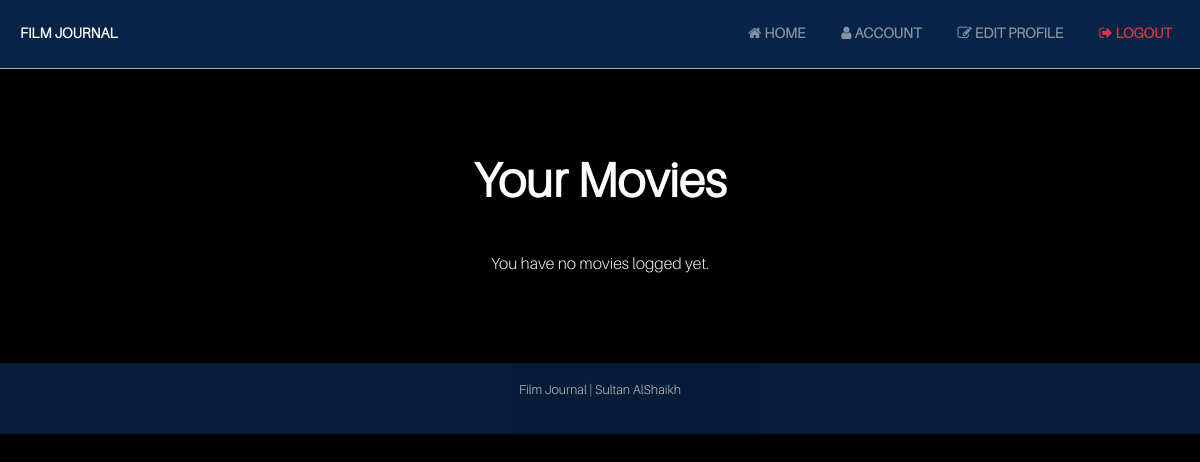
Before: /account (signed in) with the older database file.
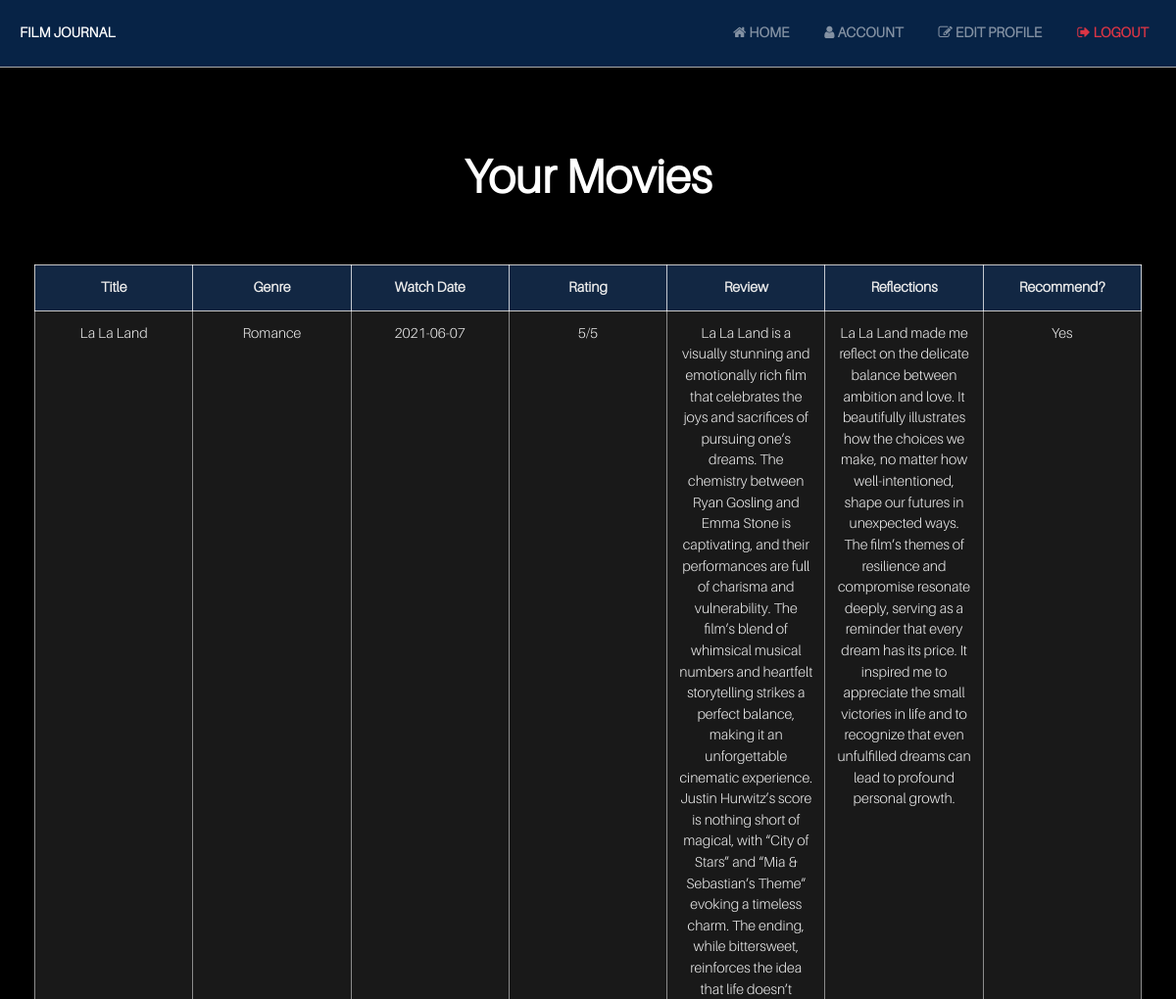
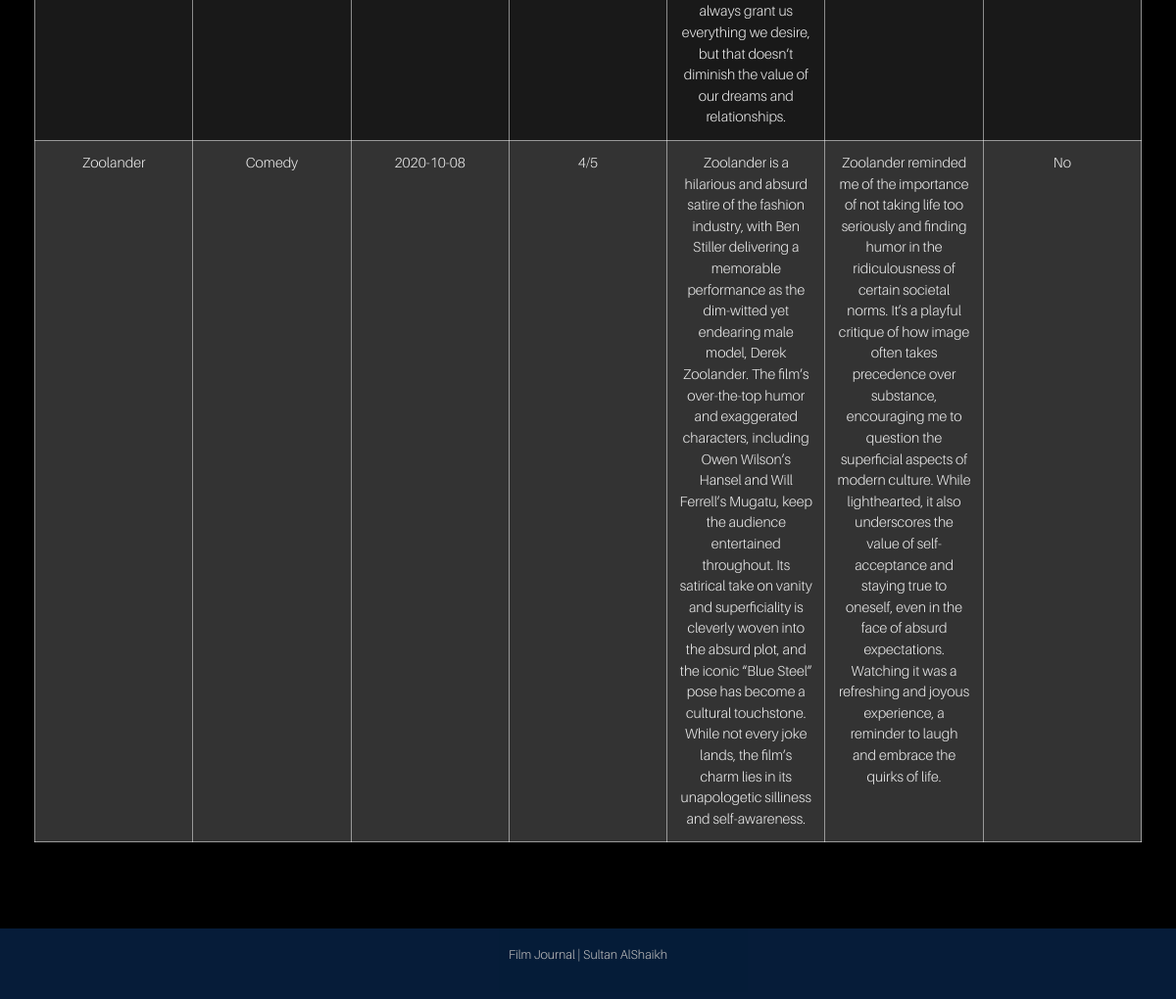
After: the same page with the newer database file (2 pictures, top to bottom).
### app/models.py (models this page shows, shortened)
class Movie(db.Model):
    __tablename__ = 'movie'
    id = db.Column(db.Integer, primary_key=True)
    title = db.Column(db.String(100), nullable=False)
    rating = db.Column(db.Integer, nullable=False)
    watch_date = db.Column(db.Date)
    genre = db.Column(db.String(50))
    review = db.Column(db.String(500))
    reflections = db.Column(db.String(500))
    watched = db.Column(db.Boolean, default=False)
    recommend = db.Column(db.Boolean, default=False)
    tmdb_id = db.Column(db.Integer, unique=True, nullable=True)
    poster_url = db.Column(db.String(255), nullable=True)
    user_id = db.Column(db.Integer, db.ForeignKey('user.id'), nullable=False)
    likes = db.relationship('Like', backref='liked_movie', lazy='dynamic')

### app/views.py (the view)
@app.route('/account')
@login_required
def account():
    movies = Movie.query.filter_by(user_id=current_user.id).all()
    return render_template('account.html', movies=movies)

### app/__init__.py (called while the page is built)
@login_manager.user_loader
def load_user(user_id):
    return models.User.query.get(int(user_id))

### app/templates/account.html (shortened to what this page needs)
{% extends "base.html" %}
{% block content %}
<h1>Your Movies</h1>
{% if movies %}
  <div class="table-container">
    <table class="table table-striped">
      <thead>
        <tr>
          <th>Title</th>
          <th>Genre</th>
          <th>Watch Date</th>
          <th>Rating</th>
          <th>Review</th>
          <th>Reflections</th>
          <th>Recommend?</th>
        </tr>
      </thead>
      <tbody>
        {% for movie in movies %}
        <tr>
          <td>{{ movie.title }}</td>
          <td>{{ movie.genre }}</td>
          <td>{{ movie.watch_date.strftime('%Y-%m-%d') if movie.watch_date else 'N/A' }}</td>
          <td>{{ movie.rating }}/5</td>
          <td>{{ movie.review }}</td>
          <td>{{ movie.reflections }}</td>
          <td>{{ 'Yes' if movie.recommend else 'No' }}</td>
        </tr>
        {% endfor %}
      </tbody>
    </table>
  </div>
{% else %}
  <p>You have no movies logged yet.</p>
{% endif %}
{% endblock %}

### app/templates/base.html (shortened to what this page needs)
<!DOCTYPE html>
<html lang="en">
<head>
  <link rel="stylesheet" href="https://cdn.jsdelivr.net/npm/bootstrap@4.5.3/dist/css/bootstrap.min.css">
  <link rel="stylesheet" href="{{ url_for('static', filename='styles.css') }}">
  <link rel="stylesheet" href="https://cdnjs.cloudflare.com/ajax/libs/font-awesome/4.7.0/css/font-awesome.min.css">
</head>
<body>
  <nav class="navbar navbar-expand-lg navbar-dark" style="background-color: rgba(26, 115, 232, 0.3);">
    <a class="navbar-brand font-weight-bold" href="{{ url_for('landing_page') }}">Film Journal</a>
    <div class="collapse navbar-collapse" id="navbarNav">
      <ul class="navbar-nav ml-auto">
        {% if current_user.is_authenticated %}
        <li class="nav-item">
          <a class="nav-link" href="{{ url_for('home') }}">
            <i class="fa fa-home"></i> Home
          </a>
        </li>
          <li class="nav-item">
            <a class="nav-link" href="{{ url_for('account') }}">
              <i class="fa fa-user"></i> Account
            </a>
          </li>
          <li class="nav-item">
            <a class="nav-link" href="{{ url_for('edit_profile') }}">
              <i class="fa fa-edit"></i> Edit Profile
            </a>
          </li>
          <li class="nav-item">
            <a class="nav-link text-danger font-weight-bold" href="{{ url_for('logout') }}">
              <i class="fa fa-sign-out"></i> Logout
            </a>
          </li>
        {% endif %}
      </ul>
    </div>
  </nav>
  <div class="container mt-4">
    {% block content %}{% endblock %}
  </div>
  <footer class="text-white text-center py-3 mt-5" style="background-color: rgba(26, 115, 232, 0.3);">
    <p>Film Journal | Sultan AlShaikh</p>
  </footer>
</body>
</html>

### app/static/styles.css (style rules this page uses)
:root { --primary-color: #000000; --secondary-color: #FFFFFF; --highlight-color: #1A73E8; --card-background: #1A1A1A; --text-color: #EAEAEA; --button-hover: #0056b3; --shadow-color: rgba(0, 0, 0, 0.5); --gold-color: #FFD700; --gray-star: #ccc; }
body { font-family: 'Aileron Light', Arial, sans-serif; background-color: var(--primary-color); color: var(--text-color); margin: 0; padding: 0; line-height: 1.5; }
h1 { font-family: 'Aileron Light', Arial, sans-serif; font-size: 3rem; font-weight: 700; color: var(--secondary-color); text-align: center; margin: 40px 0; }
p { font-family: 'Aileron Light', Arial, sans-serif; color: var(--text-color); line-height: 1.8; text-align: center; }
footer { text-align: center; margin-top: 20px; color: var(--text-color); font-size: 0.8rem; opacity: 0.8; }
.navbar { background-color: var(--primary-color); border-bottom: 1px solid #aaaaaa; padding: 15px 0; padding-left: 20px; }
.navbar a { color: var(--secondary-color); font-weight: bold; margin-right: 20px; text-transform: uppercase; transition: color 0.3s ease; font-size: 0.9rem; }
.container { max-width: 1200px; padding: 20px; display: flex; flex-direction: column; align-items: center; justify-content: center; }
.table { background-color: var(--card-background); border-radius: 0; box-shadow: 0 8px 16px var(--shadow-color); overflow: hidden; margin: 20px 0; width: 100%; table-layout: fixed; }
.table-container, .table, .table td, .table th { color: var(--text-color) !important; }
.table th, .table td { overflow-wrap: break-word; font-size: 0.9rem; padding: 12px; text-align: center; }
.table th { background-color: rgba(4, 47, 103, 0.5); border: 1px solid rgba(255, 255, 255, 0.75) !important; color: var(--text-color); white-space: nowrap; font-weight: 600; }
.table-container { overflow-x: auto; -webkit-overflow-scrolling: touch; padding: 0 15px; }
tr { border: 1px solid rgba(255, 255, 255, 0.75) !important; }
td { border: 1px solid rgba(255, 255, 255, 0.5) !important; }
tr:nth-child(odd) { background: #212121; }
tr:nth-child(even) { background-color: #333333; }

Changed rows visible on the page:
added Movie: title "La La Land", genre "Romance", watch_date "2021-06-07", rating "5", review "La La Land is a visually stunning and emotionally rich film that celebrates the joys and sacrifices of pursuing one’s dreams. The chemistry between Ryan Gosling and Emma Stone is captivating, and their performances are full of charisma and vulnerability. The film’s blend of whimsical musical numbers and heartfelt storytelling strikes a perfect balance, making it an unforgettable cinematic experience. Justin Hurwitz’s score is nothing short of magical, with “City of Stars” and “Mia & Sebastian’s Theme” evoking a timeless charm. The ending, while bittersweet, reinforces the idea that life doesn’t always grant us everything we desire, but that doesn’t diminish the value of our dreams and…", reflections "La La Land made me reflect on the delicate balance between ambition and love. It beautifully illustrates how the choices we make, no matter how well-intentioned, shape our futures in unexpected ways. The film’s themes of resilience and compromise resonate deeply, serving as a reminder that every dream has its price. It inspired me to appreciate the small victories in life and to recognize that even unfulfilled dreams can lead to profound personal growth.", recommend "Yes"
added Movie: title "Zoolander", genre "Comedy", watch_date "2020-10-08", rating "4", review "Zoolander is a hilarious and absurd satire of the fashion industry, with Ben Stiller delivering a memorable performance as the dim-witted yet endearing male model, Derek Zoolander. The film’s over-the-top humor and exaggerated characters, including Owen Wilson’s Hansel and Will Ferrell’s Mugatu, keep the audience entertained throughout. Its satirical take on vanity and superficiality is cleverly woven into the absurd plot, and the iconic “Blue Steel” pose has become a cultural touchstone. While not every joke lands, the film’s charm lies in its unapologetic silliness and self-awareness.", reflections "Zoolander reminded me of the importance of not taking life too seriously and finding humor in the ridiculousness of certain societal norms. It’s a playful critique of how image often takes precedence over substance, encouraging me to question the superficial aspects of modern culture. While lighthearted, it also underscores the value of self-acceptance and staying true to oneself, even in the face of absurd expectations. Watching it was a refreshing and joyous experience, a reminder to laugh and embrace the quirks of life.", recommend "No"
Other visible differences:
text no longer shown: "You have no movies logged yet."
text now shown: "Title Genre Watch Date Rating Review Reflections Recommend?"
